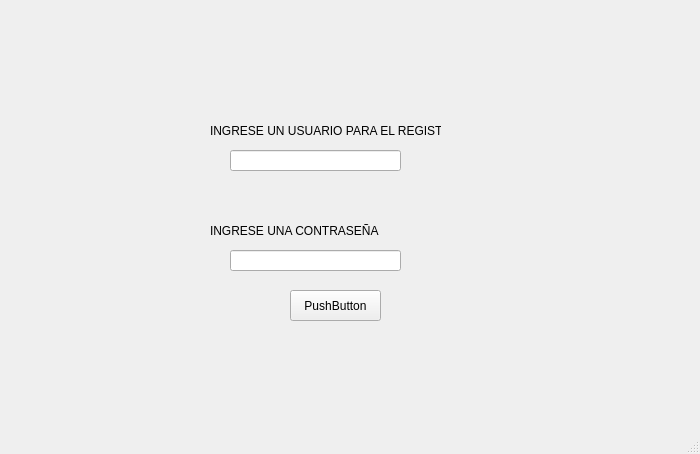
<?xml version="1.0" encoding="UTF-8"?>
<ui version="4.0">
 <class>registro</class>
 <widget class="QMainWindow" name="registro">
  <property name="geometry">
   <rect>
    <x>0</x>
    <y>0</y>
    <width>700</width>
    <height>454</height>
   </rect>
  </property>
  <property name="windowTitle">
   <string>MainWindow</string>
  </property>
  <widget class="QWidget" name="centralwidget">
   <widget class="QLabel" name="label">
    <property name="geometry">
     <rect>
      <x>110</x>
      <y>60</y>
      <width>471</width>
      <height>281</height>
     </rect>
    </property>
    <property name="text">
     <string/>
    </property>
   </widget>
   <widget class="QLabel" name="label_2">
    <property name="geometry">
     <rect>
      <x>210</x>
      <y>120</y>
      <width>231</width>
      <height>21</height>
     </rect>
    </property>
    <property name="text">
     <string>INGRESE UN USUARIO PARA EL REGISTRO</string>
    </property>
   </widget>
   <widget class="QLabel" name="label_3">
    <property name="geometry">
     <rect>
      <x>210</x>
      <y>220</y>
      <width>231</width>
      <height>21</height>
     </rect>
    </property>
    <property name="text">
     <string>INGRESE UNA CONTRASEÑA</string>
    </property>
   </widget>
   <widget class="QPushButton" name="enviar">
    <property name="geometry">
     <rect>
      <x>290</x>
      <y>290</y>
      <width>91</width>
      <height>31</height>
     </rect>
    </property>
    <property name="text">
     <string>PushButton</string>
    </property>
   </widget>
   <widget class="QLineEdit" name="usuario_2">
    <property name="geometry">
     <rect>
      <x>230</x>
      <y>150</y>
      <width>171</width>
      <height>21</height>
     </rect>
    </property>
   </widget>
   <widget class="QLineEdit" name="contrasea">
    <property name="geometry">
     <rect>
      <x>230</x>
      <y>250</y>
      <width>171</width>
      <height>21</height>
     </rect>
    </property>
   </widget>
  </widget>
  <widget class="QMenuBar" name="menubar">
   <property name="geometry">
    <rect>
     <x>0</x>
     <y>0</y>
     <width>700</width>
     <height>21</height>
    </rect>
   </property>
  </widget>
  <widget class="QStatusBar" name="statusbar"/>
 </widget>
 <resources/>
 <connections/>
</ui>
